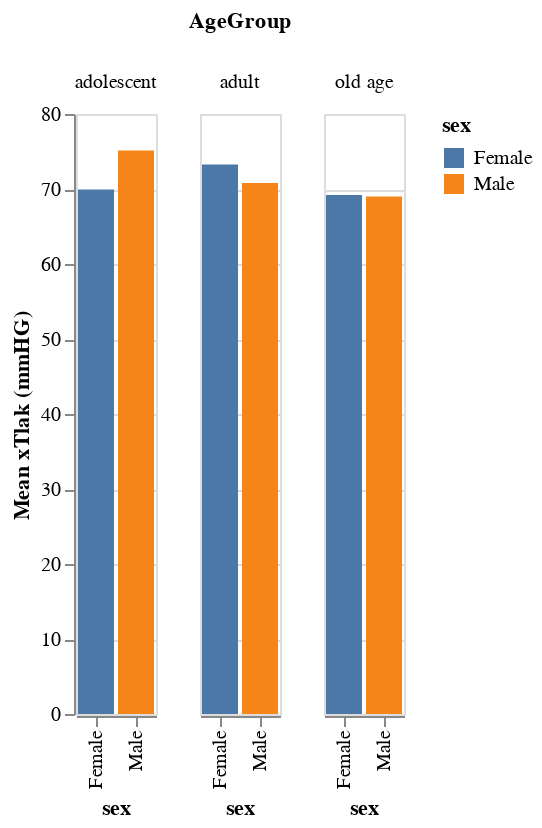

Notebook code for this chart:
### Code cell
import altair as alt
import pandas as pd
import mysql.connector
from mysql.connector import Error

def conditions(kekina):
    """if((kekina['yTlak'] <= 130) and (kekina['xTlak'] <= 85)):
        return "Normal Blood Pressure"
    elif((kekina['yTlak'] in range(131,139)) and (kekina['xTlak'] in range(86,89))):
        return "Elevated Normal Pressure"
    elif((kekina['yTlak'] in range(140,159)) and (kekina['xTlak'] in range(90,99))):
        return "Mild Hypertension"
    elif((kekina['yTlak'] in range(160,179)) and (kekina['xTlak'] in range(100,109))):
        return "Moderate Hypertension"
    elif((kekina['yTlak'] > 180) and (kekina['xTlak'] > 110)):
        return "Severe Hypertension"
    elif((kekina['yTlak'] > 140) and (kekina['xTlak'] < 90)):
        return "Isolated systolic hypertension"
        """
    if((kekina['yTlak'] in range(90,119)) and (kekina['xTlak'] in range (60,89))):
        return "Normal Blood Pressure"
    elif((kekina['yTlak'] in range(120,139)) and (kekina['xTlak'] in range (80,89))):
        return "Moderate Blood Pressure"
    elif((kekina['yTlak'] > 140) or (kekina['xTlak'] > 90)):
        return "High Blood Pressure"
    else:
        return "Low Blood Pressure"


try:
    connection = mysql.connector.connect(host = "localhost", database = "ehr", user = "root", password = "")

    

    mySql_select__Query = "SELECT age,sex,bloodPressure FROM patients"
    cursor = connection.cursor(dictionary = True)
    cursor.execute(mySql_select__Query)
    row_count = 1000
    records = cursor.fetchmany(row_count)
    print("Total number of rows: ", cursor.rowcount)

    df = pd.DataFrame(records)
    bins = [0, 24, 64, 120]
    labels = ['adolescent', 'adult', 'old age']
    df['AgeGroup'] = pd.cut(df['age'], bins=bins, labels=labels, right = False)
    kekina = df['bloodPressure'].str.split('/', expand = True).astype(int)
    kekina.rename(columns = {0: 'yTlak', 1: 'xTlak'}, inplace = True)
    #kekina =kekina.squeeze()
    #print (kekina)
    #print (type(kekina))
    #pd.to_numeric(kekina)
    #kekina['bloodPressureGroup'] = pd.cut((kekina['yTlak']), bins = yTlak, labels = yTlakLabel, right = False)
    #print (kekina)
    kekina['Type'] = kekina.apply(conditions, axis=1)
    result = df.join(kekina)
    result.to_csv('file1.csv')
    #print (result)

    """normalni: prvi je ispod 120 a drugi je ispod 80, prehypertension: prvi je 120 do 139 ili drugi je od 80 do 89, """
    
except Error as e:
    print("Error while connecting to MySQL", e)
finally:
    if connection.is_connected():
        cursor.close()
        connection.close()
        print("MySql connection is closed")

bars = alt.Chart().mark_bar().encode(
    x='sex:N',
    y=alt.Y('mean(xTlak):Q', title='Mean xTlak (mmHG)'),
    color='sex:N',
).interactive()

alt.layer(bars, data=result).facet(
    column='AgeGroup:N'
)

### Figure 1 — Vega-Lite specification as saved in the notebook (floating-point values rounded to 4 significant figures; data arrays with more than 128 entries replaced by an {"elided": "..."} marker saying what was removed)
{"config": {"view": {"continuousWidth": 400, "continuousHeight": 300}}, "data": {"name": "data-570ebe429be4c3d001b9dc2d5d0aef4d"}, "facet": {"column": {"type": "nominal", "field": "AgeGroup"}}, "spec": {"layer": [{"mark": "bar", "encoding": {"color": {"type": "nominal", "field": "sex"}, "x": {"type": "nominal", "field": "sex"}, "y": {"type": "quantitative", "aggregate": "mean", "field": "xTlak", "title": "Mean xTlak (mmHG)"}}, "selection": {"selector001": {"type": "interval", "bind": "scales", "encodings": ["x", "y"]}}}]}, "$schema": "https://vega.github.io/schema/vega-lite/v4.8.1.json", "datasets": {"data-570ebe429be4c3d001b9dc2d5d0aef4d": {"elided": "1000 records"}}}
